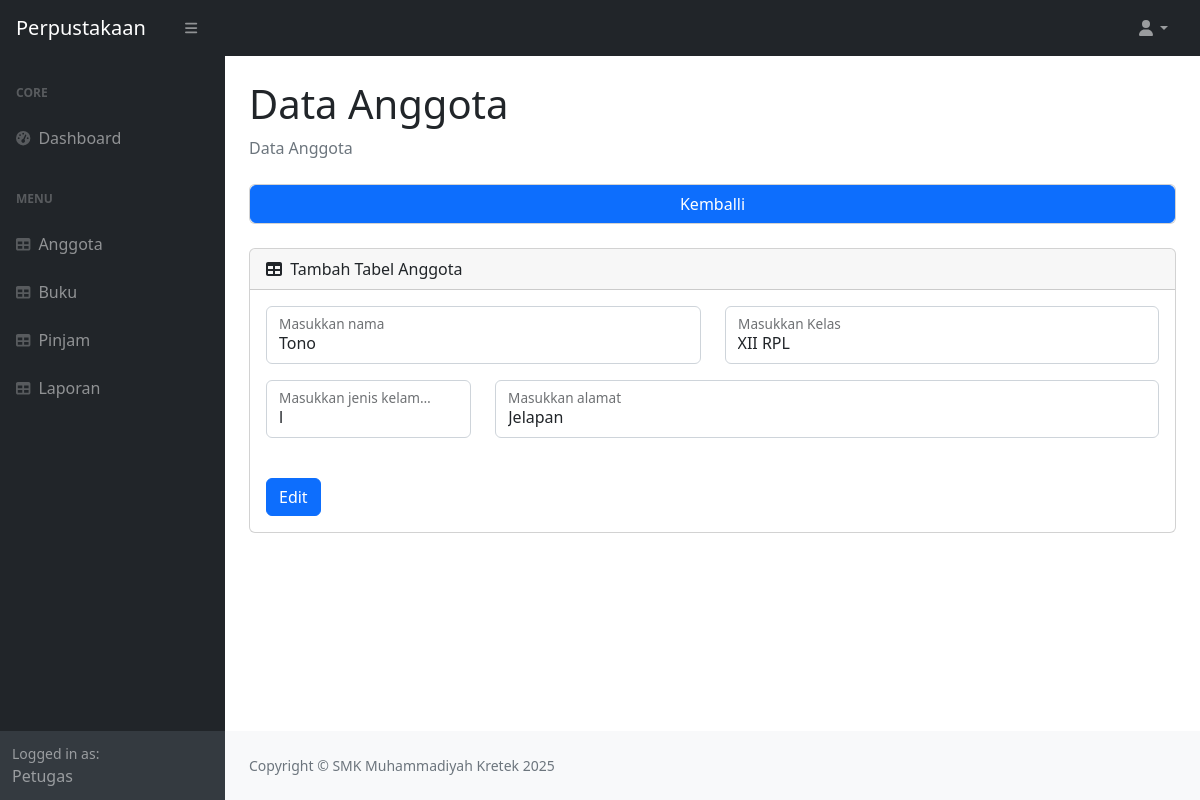
The page /anggota/edit.php?id=1 (signed in) on the database its author committed.
### tables this page shows
CREATE TABLE `tb_anggota` (
  `id_anggota` int(11) NOT NULL,
  `nama` varchar(30) NOT NULL,
  `alamat` text NOT NULL,
  `jk` enum('l','p') NOT NULL,
  `kelas` varchar(30) NOT NULL
);

### anggota/edit.php (the view, shortened to what this page needs)
<?php
if(isset($_SESSION['username'])) {
include 'koneksi.php';
    $id = $_GET['id'];
    $result = $conn->query("SELECT * FROM tb_anggota WHERE id_anggota = $id");
    $row = $result->fetch_assoc();
?>
<!DOCTYPE html>
<html lang="en">
    <head>
        <link href="https://cdn.jsdelivr.net/npm/simple-datatables@7.1.2/dist/style.min.css" rel="stylesheet" />
        <link href="../css/styles.css" rel="stylesheet" />
    </head>
    <body class="sb-nav-fixed">
        <nav class="sb-topnav navbar navbar-expand navbar-dark bg-dark">
            <a class="navbar-brand ps-3" href="index.html">Perpustakaan</a>
            <button class="btn btn-link btn-sm order-1 order-lg-0 me-4 me-lg-0" id="sidebarToggle" href="#!"><i class="fas fa-bars"></i></button>
            <ul class="navbar-nav ms-auto ms-md-0 me-3 me-lg-4">
                <li class="nav-item dropdown">
                    <a class="nav-link dropdown-toggle" id="navbarDropdown" href="#" role="button" data-bs-toggle="dropdown" aria-expanded="false"><i class="fas fa-user fa-fw"></i></a>
                </li>
            </ul>
        </nav>
        <div id="layoutSidenav">
            <div id="layoutSidenav_nav">
                <nav class="sb-sidenav accordion sb-sidenav-dark" id="sidenavAccordion">
                    <div class="sb-sidenav-menu">
                        <div class="nav">
                            <div class="sb-sidenav-menu-heading">Core</div>
                            <a class="nav-link" href="../home.php">
                                <div class="sb-nav-link-icon"><i class="fas fa-tachometer-alt"></i></div>
                                Dashboard
                            </a>
                            <div class="sb-sidenav-menu-heading">Menu</div>
                            <a class="nav-link" href="anggota.php">
                                <div class="sb-nav-link-icon"><i class="fas fa-table"></i></div>
                                Anggota
                            </a>
                            <a class="nav-link" href="../buku/buku.php">
                                <div class="sb-nav-link-icon"><i class="fas fa-table"></i></div>
                                Buku
                            </a>
                            <a class="nav-link" href="../pinjam/pinjam.php">
                                <div class="sb-nav-link-icon"><i class="fas fa-table"></i></div>
                                Pinjam
                            </a>
                            <a class="nav-link" href="../lapkembali/lapkembali.php">
                                <div class="sb-nav-link-icon"><i class="fas fa-table"></i></div>
                                Laporan
                            </a>
                        </div>
                    </div>
                    <div class="sb-sidenav-footer">
                        <div class="small">Logged in as:</div>
                        Petugas
                    </div>
                </nav>
            </div>
            <div id="layoutSidenav_content">
                <main>
                <div class="container-fluid px-4">
                        <h1 class="mt-4">Data Anggota</h1>
                        <ol class="breadcrumb mb-4">
                            <li class="breadcrumb-item active">Data Anggota</li>
                        </ol>
                        <div class="card mb-4">
                            <a class="btn btn-primary" href="anggota.php">Kemballi</a>
                        </div>
                        <div class="card mb-4">
                            <div class="card-header">
                                <i class="fas fa-table me-1"></i>
                                Tambah Tabel Anggota
                            </div>
                            <div class="card-body">
                            <form action="" method="POST">
                                <div class="row mb-3">
                                    <div class="col-md-6">
                                        <div class="form-floating mb-3 mb-md-0">
                                            <input class="form-control" id="inputFirstName" type="text" name="nama" value="<?= $row['nama']; ?>" required />
                                            <label for="inputFirstName">Masukkan nama</label>
                                        </div>
                                    </div>
                                    <div class="col-md-6">
                                        <div class="form-floating">
                                            <input class="form-control" id="inputLastName" type="text" name="kelas" value="<?= $row['kelas']; ?>" required />
                                            <label for="inputLastName">Masukkan Kelas</label>
                                        </div>
                                    </div>
                                </div>
                                <div class="row mb-3">
                                <div class="col-md-3">
                                    <div class="form-floating mb-3">
                                        <input class="form-control" id="inputFirstName" type="text" name="jk" value="<?= $row['jk']; ?>" required />
                                        <label for="inputFirstName">Masukkan jenis kelamin</label>
                                    </div>
                                </div>
                                <div class="col-md-9">
                                    <div class="form-floating mb-3">
                                        <input class="form-control" id="inputFirstName" type="text" name="alamat" value="<?= $row['alamat']; ?>" required />
                                        <label for="inputFirstName">Masukkan alamat</label>
                                    </div>
                                </div>
                                </div>
                                <div class="d-flex align-items-center justify-content-between mt-4 mb-0">
                                    <input class="btn btn-primary" type="submit" value="Edit" name="tambah">
                                 </div>
                            </form>
                            </div>
                        </div>
                    </div>
                </main>
                <footer class="py-4 bg-light mt-auto">
                    <div class="container-fluid px-4">
                        <div class="d-flex align-items-center justify-content-between small">
                            <div class="text-muted">Copyright &copy; SMK Muhammadiyah Kretek 2025</div>
                        </div>
                    </div>
                </footer>
            </div>
        </div>
    </body>
</html>
<?php
    } else {
        header("Location: ../gagal.php");
    }
?>

### rows shown on the page
tb_anggota: nama "Tono", kelas "XII RPL", jk "l", alamat "Jelapan"
